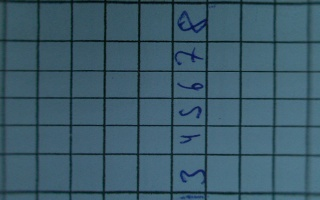
#> input picture final20.jpg, 320 x 200 px
$ python full_stich_code.py
#> lines starting #> are read from the running program, lines starting #| are printed output that depends on the picture
#!/usr/bin/env python3.10
import os

try:import cv2
except:
    os.system("pip3 install opencv-python")
    import cv2
import numpy as np
try:from pypylon import pylon
except:
    os.system("pip3 install pypylon")
    from pypylon import pylon

try: import matplotlib.pyplot as plt
except:
    os.system("pip3 install matplotlib")
    import matplotlib.pyplot as plt


import numpy as np
import random
import platform

import time

import json


from tkinter import *
from tkinter import ttk , messagebox
import json
from PIL import ImageTk, Image, ImageGrab

import multiprocessing
import threading
from threading import Thread, Lock
from tkinter.messagebox import askyesno
final_img=0
good_img,bad_img = 0,0
dia_lbl = None
wid_all=600

BLACK_COLOR = (0, 0, 0)
WHITE_COLOR = (255, 255, 255)
YELLOW_COLOR = (0, 255, 255)
RED_COLOR = (0, 0, 255)


class Line(object):
    # [18 lines left out: function __init__, not called in this run]

    def is_vertical(self):
        return self.vertical

    # [21 lines left out: functions set_line_props, get_x, not called in this run]

    def get_y(self, x):
        return self.k * x + self.b


class LabelUnwrapper(object):
    COL_COUNT = 20
    ROW_COUNT = 30

    # [194 lines left out: functions __init__, load_points, unwrap, calc_dest_map, unwrap_label_interpolation, unwrap_label_perspective and 4 more, not called in this run]

    def draw_poly_mask(self, color=WHITE_COLOR):
        cv2.polylines(self.src_image, np.int32([self.points]), 1, color)


    # [435 lines left out: functions draw_mask, get_label_contour, get_label_mask, draw_ellipse, draw_filled_ellipse, get_ellipse_params and 12 more, not called in this run]


images=[]
Shape=[]
pad=80

n=1
ver=0
hori=0

n2=1
ver2=0
hori2=0

n3=1
ver3=0
hori3=0

n4=1
ver4=0
hori4=0


img_no=1
images.append(cv2.imread("final20.jpg"))
images.append(cv2.imread("final21.jpg"))
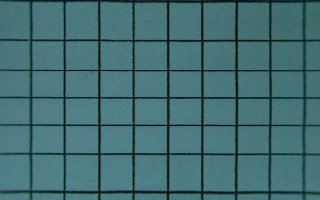
#> input picture final21.jpg, 320 x 200 px
images.append(cv2.imread("final22.jpg"))
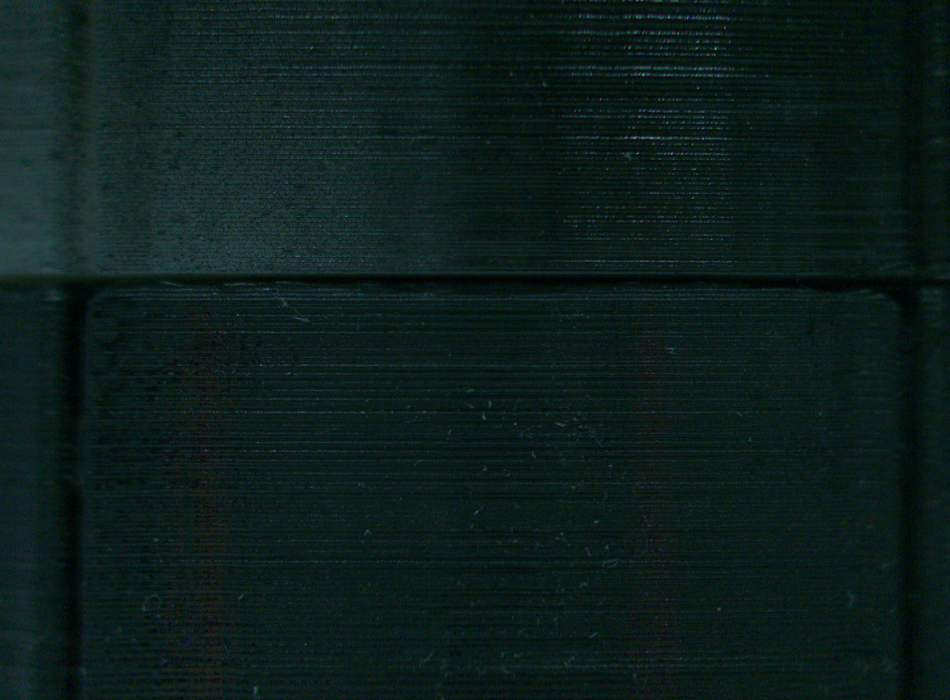
#> input picture final22.jpg, 1900 x 1400 px (shown at 1/2 size)
images.append(cv2.imread("final23.jpg"))

Shape.append(images[0].shape[:2])
Shape.append(images[1].shape[:2])
Shape.append(images[2].shape[:2])
#> (the run stopped early here; a loop or call above may not have finished)
